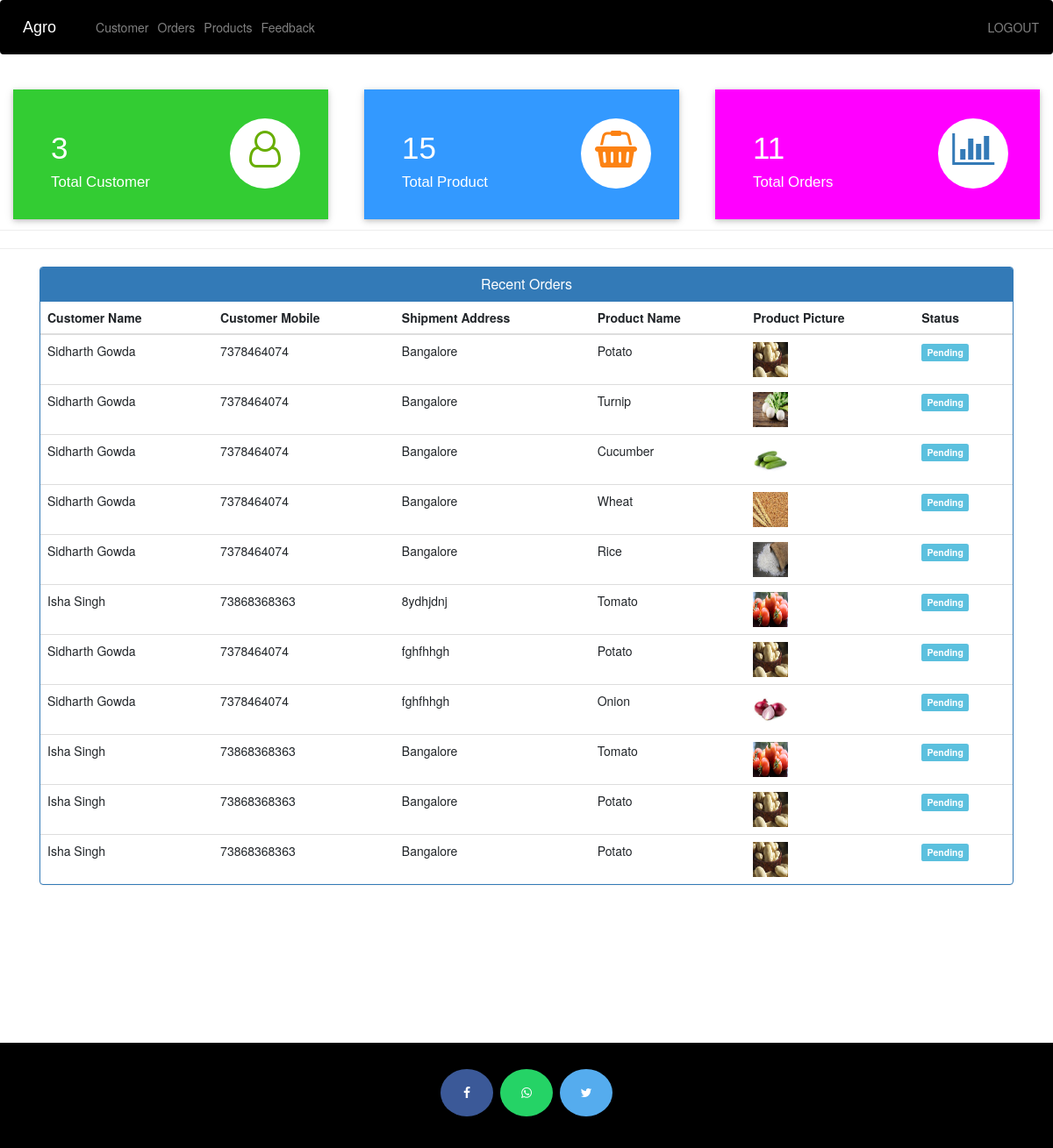
Page /admin-dashboard (signed in) on the committed database.
### agroapp/models.py (models this page shows, shortened)
class Customer(models.Model):
    user=models.OneToOneField(User,on_delete=models.CASCADE)
    profile_pic= models.ImageField(upload_to='profile_pic/CustomerProfilePic/',null=True,blank=True)
    address = models.CharField(max_length=40)
    mobile = models.CharField(max_length=20,null=False)
    @property
    def get_name(self):
        return self.user.first_name+" "+self.user.last_name

class Orders(models.Model):
    STATUS =(
        ('Pending','Pending'),
        ('Order Confirmed','Order Confirmed'),
        ('Out for Delivery','Out for Delivery'),
        ('Delivered','Delivered'),
    )
    customer=models.ForeignKey('Customer', on_delete=models.CASCADE,null=True)
    product=models.ForeignKey('Product',on_delete=models.CASCADE,null=True)
    email = models.CharField(max_length=50,null=True)
    address = models.CharField(max_length=500,null=True)
    mobile = models.CharField(max_length=20,null=True)
    order_date= models.DateField(auto_now_add=True,null=True)
    status=models.CharField(max_length=50,null=True,choices=STATUS)

class Product(models.Model):
    name=models.CharField(max_length=40)
    product_image= models.ImageField(upload_to='product_image/',null=True,blank=True)
    price = models.PositiveIntegerField()
    description=models.CharField(max_length=40)

### agroapp/views.py (the view)
# urls.py: path('admin-dashboard', views.admin_dashboard_view,name='admin-dashboard'),
@login_required(login_url='adminlogin')
def admin_dashboard_view(request):
    customercount=models.Customer.objects.all().count()
    productcount=models.Product.objects.all().count()
    ordercount=models.Orders.objects.all().count()
    orders=models.Orders.objects.all()
    ordered_products=[]
    ordered_bys=[]
    for order in orders:
        ordered_product=models.Product.objects.all().filter(id=order.product.id)
        ordered_by=models.Customer.objects.all().filter(id = order.customer.id)
        ordered_products.append(ordered_product)
        ordered_bys.append(ordered_by)
    mydict={
    'customercount':customercount,
    'productcount':productcount,
    'ordercount':ordercount,
    'data':zip(ordered_products,ordered_bys,orders),
    }
    return render(request,'ecom/admin_dashboard.html',context=mydict)

### templates/ecom/admin_dashboard.html
{% extends 'ecom/admin_base.html' %}
{% load static %}
{% block content %}
<br>
{%include 'ecom/admin_dashboard_cards.html'%}
<br><br><br><br><br>
<hr><hr>
<div class="container" >
    <div class="panel panel-primary" >
      <div class="panel-heading" style="text-align:center;">
        <h6 class="panel-title">Recent Orders</h6>
      </div>
      <table class="table table-hover" id="dev-table">
        <thead>
          <tr>
            <th>Customer Name</th>
            <th>Customer Mobile</th>
            <th>Shipment Address</th>
            <th>Product Name</th>
            <th>Product Picture</th>
            <th>Status</th>
          </tr>
        </thead>
        {% for product,customer,order in data %}
        <tr>
          {% for c in customer %}
          <td> {{c.get_name}}</td>
          <td>{{c.mobile}}</td>
          <td>{{order.address}}</td>
          {% endfor %}
          {% for p in product %}
          <td> {{p.name}}</td>
          <td> <img src="{% static p.product_image.url %}" alt="Profile Pic" height="40px" width="40px" /></td>
          {% if order.status == 'Pending'%}
          <td> <span class="label label-info">{{order.status}}</span></td>
          {% elif order.status == 'Delivered' %}
          <td> <span class="label label-success">{{order.status}}</span></td>
          {% elif order.status == 'Out for Delivery' %}
          <td> <span class="label label-warning">{{order.status}}</span></td>
          {%else%}
            <td> <span class="label label-primary">{{order.status}}</span></td>
          {%endif%}
          {% endfor %}
        </tr>
        {% endfor %}
      </table>
  </div>
</div>
{% endblock content %}

### rows in the picture
Orders: address "Bangalore", status "Pending"
Customer: get_name "Sidharth Gowda", mobile "7378464074"
Product: name "Potato", product_image (picture)
Orders: address "Bangalore", status "Pending"
Product: name "Turnip", product_image (picture)
Orders: address "Bangalore", status "Pending"
Product: name "Cucumber", product_image (picture)
Orders: address "Bangalore", status "Pending"
Product: name "Wheat", product_image (picture)
Orders: address "Bangalore", status "Pending"
Product: name "Rice", product_image (picture)
Orders: address "8ydhjdnj", status "Pending"
Customer: get_name "Isha Singh", mobile "73868368363"
Product: name "Tomato", product_image (picture)
Orders: address "fghfhhgh", status "Pending"
Orders: address "fghfhhgh", status "Pending"
Product: name "Onion", product_image (picture)
Orders: address "Bangalore", status "Pending"
Orders: address "Bangalore", status "Pending"
Orders: address "Bangalore", status "Pending"

### other values in the picture
{{ customercount }} "3"
{{ productcount }} "15"
{{ ordercount }} "11"
